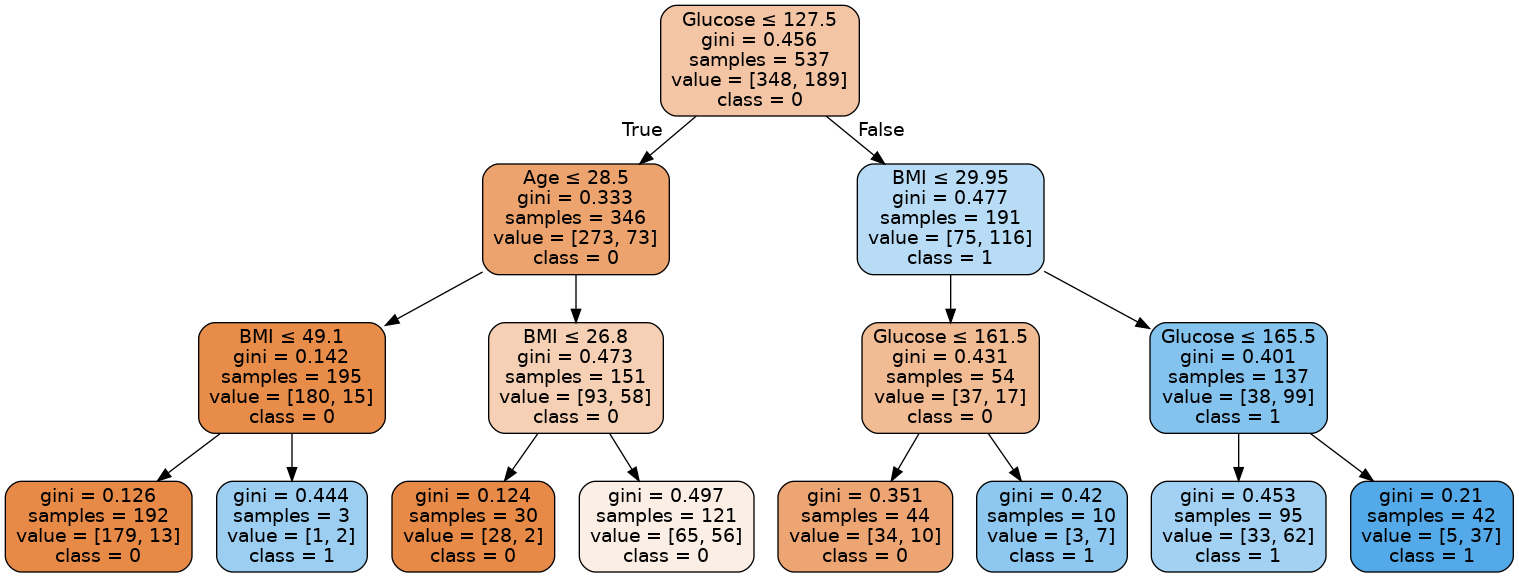
#> input picture diabetes.png, 1519 x 577 px
$ python -i statistics.py   (imports and definitions only)
#> lines starting #> are read from the running program, lines starting #| are printed output that depends on the picture
from pandas import DataFrame
import pandas as pd
from sophia.decision_tree import DecisionTree
from sklearn.model_selection import LeaveOneOut, KFold, train_test_split

class StatisticalAnalysis:
    def __init__(self, dataframe: DataFrame) -> None:
        # self.dt = DecisionTree(dataframe=dataframe, min_samples=samples, max_depth=depth)
        self.df = dataframe
        self.target_data = self.df.iloc[:,-1]
        self.features_data = self.df.iloc[:,:-1]
        self.analysis()


    # [80 lines left out: functions analysis, _leave_one_out_cross_validation, _k_fold_cross_validation, _accuracy_score, _print_statistics, not called in this run]

>>> import cv2
>>> picture = cv2.imread('../diabetes.png', cv2.IMREAD_GRAYSCALE)
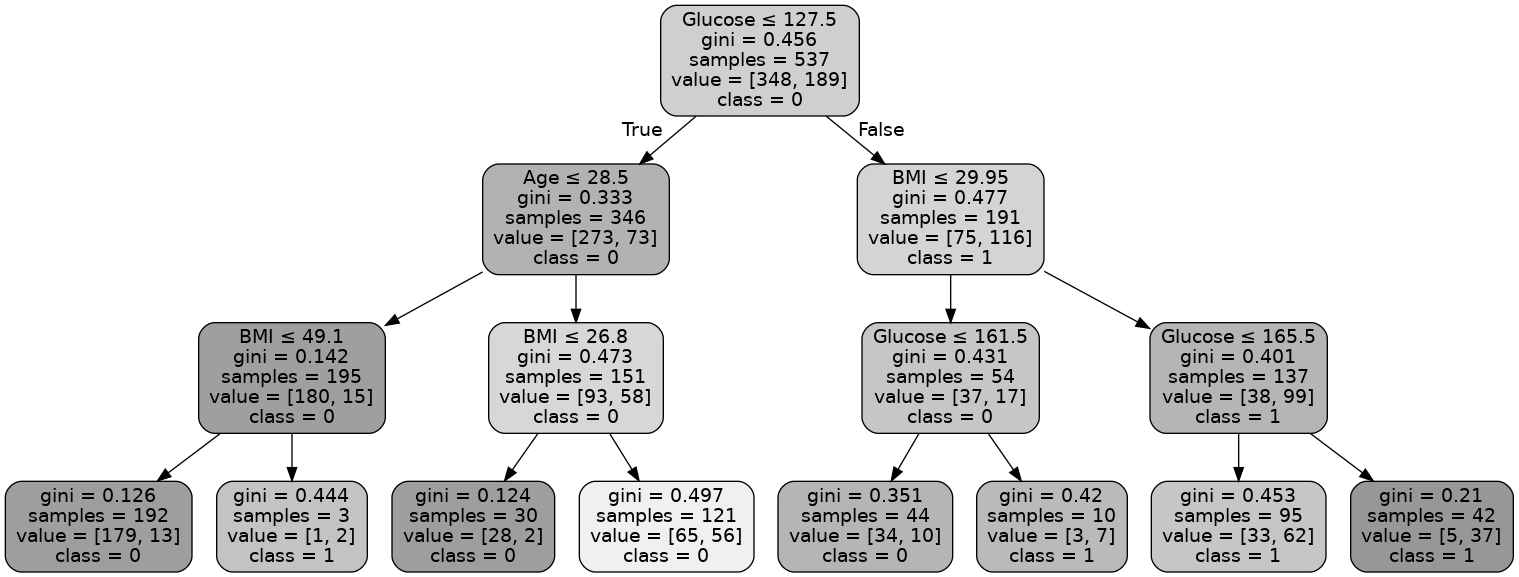
#> picture: shape (577, 1519); min 0, max 255, mean 225.2
#> (the run stopped early here; a loop or call above may not have finished)

$ run again, on iris.png
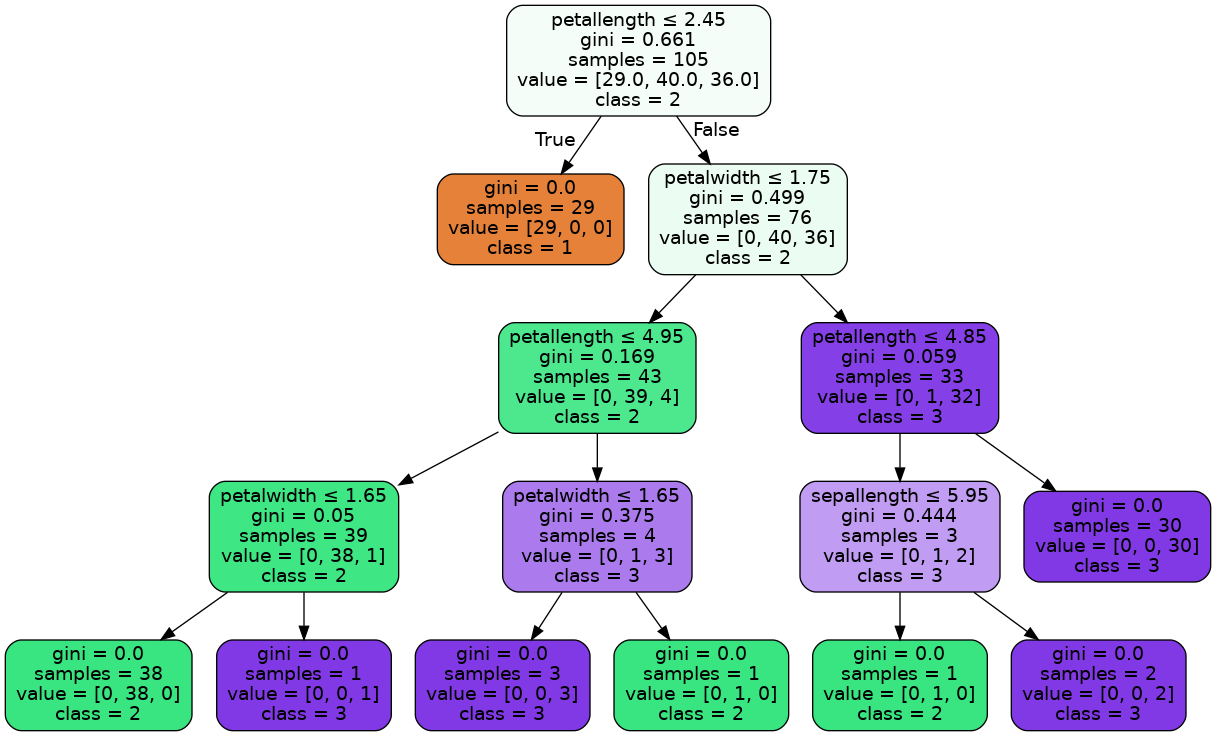
#> input picture iris.png, 1216 x 736 px
#> `picture = cv2.imread('../diabetes.png', cv2.IMREAD_GRAYSCALE)`:
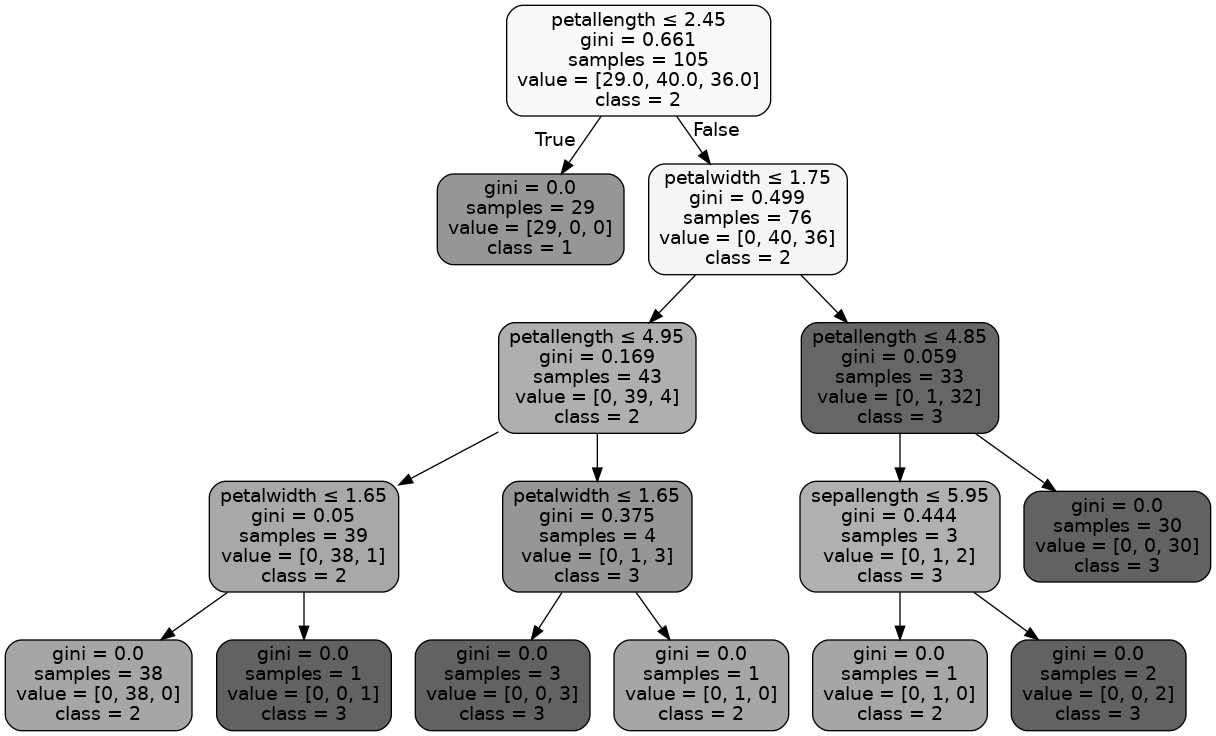
#> picture: shape (736, 1216); min 0, max 255, mean 215.8

$ run again, on restaurant.png
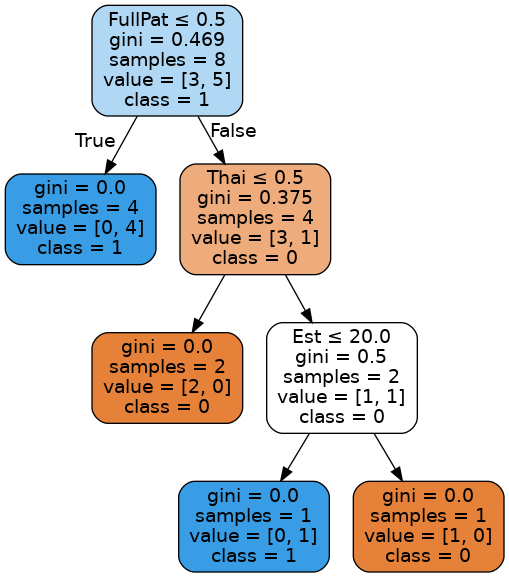
#> input picture restaurant.png, 509 x 577 px
#> `picture = cv2.imread('../diabetes.png', cv2.IMREAD_GRAYSCALE)`:
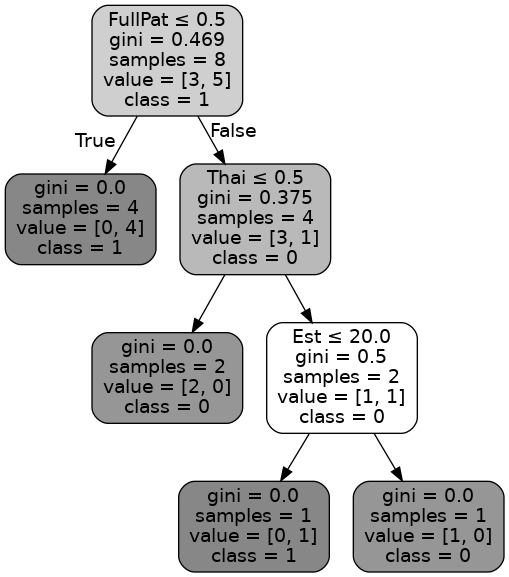
#> picture: shape (577, 509); min 0, max 255, mean 216.1

$ run again, on restaurantesophia.png
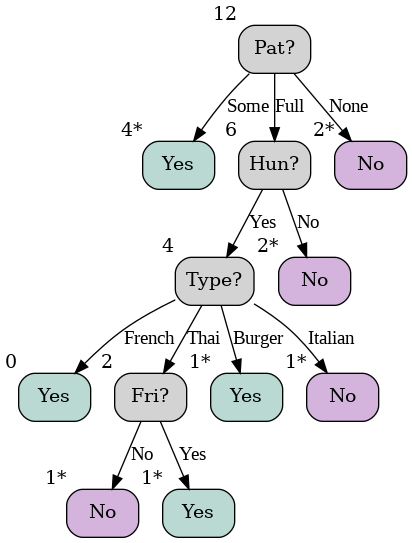
#> input picture restaurantesophia.png, 412 x 543 px
#> `picture = cv2.imread('../diabetes.png', cv2.IMREAD_GRAYSCALE)`:
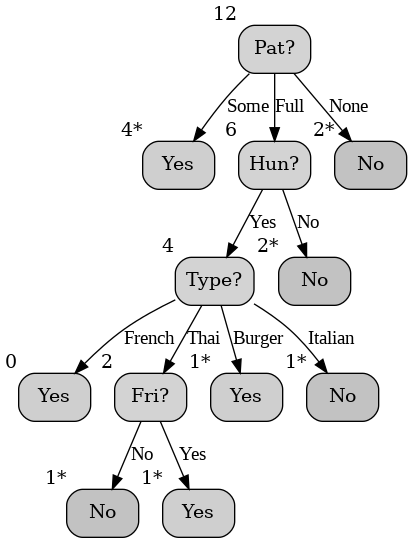
#> picture: shape (543, 412); min 0, max 255, mean 236.4
